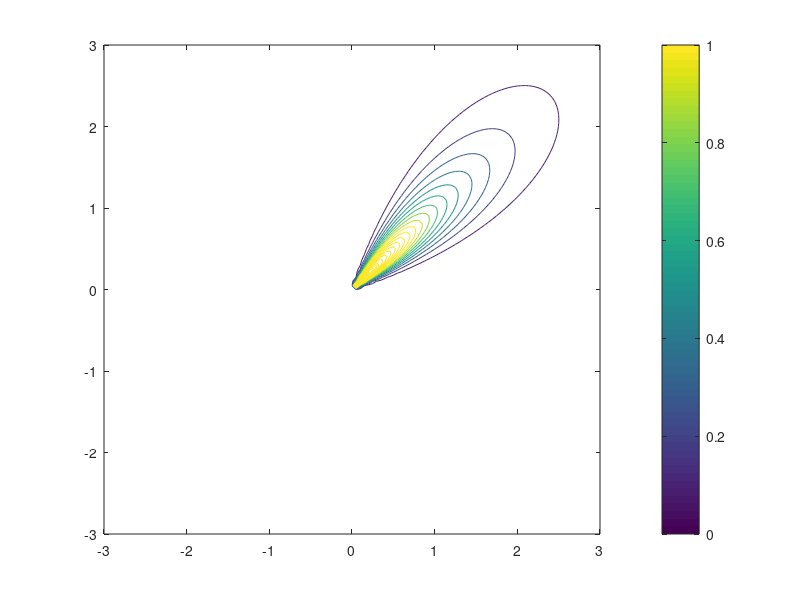

MATLAB code to generate this figure:
%--- 移動速度----------------------
vel.x= 3.0; % x成分
vel.y= 3.0; % y成分
%----------------------------------
%--- 動特性ポテンシャルの定数--------
kappa =30.0;
alpha = 1.0;
beta  = 1.0;
sigma = 0.5;
%----------------------------------
%--- データ範囲の設定---------------
x = -3:0.05:3;
y = -3:0.05:3;
[X,Y] = meshgrid(x,y);
[theta,rho] = cart2pol(X,Y);
sizeX = length(x);
sizeY = length(y);
%----------------------------------

%---動特性ポテンシャル計算----------
[direction, speed] = cart2pol(vel.x,vel.y);
mu = ones(sizeY,sizeX)*direction;
C = 1/(2*pi*besseli(0,kappa));             % ベッセル関数を含む定数項
vonMises = C * exp(kappa*cos(theta - mu)); % フォンミーゼス分布の項
velTerm   = alpha*beta*speed*exp(-rho/(2*sigma))/(2*pi*sigma); % 速度と距離の項
U = vonMises.*velTerm;  % 動特性ポテンシャル
%----------------------------------

%----- プロット --------------------
%figure
itvl= 0:0.1:50;
contour(X,Y,U,'LevelList',itvl);
%contourf(X,Y,U,'LevelList',itvl);
caxis([0,1])
colorbar
%----------------------------------
